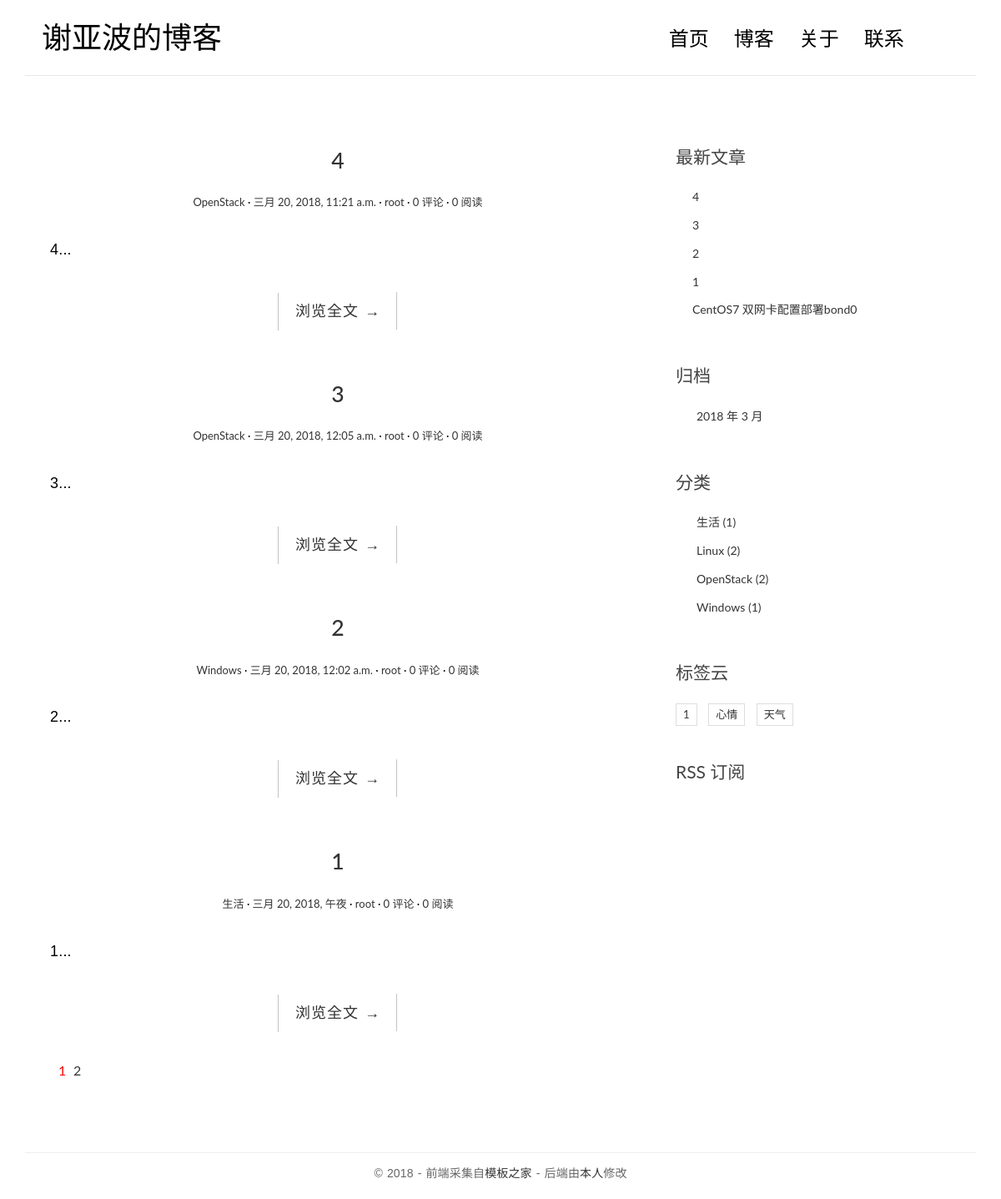
The app's page /, older data.
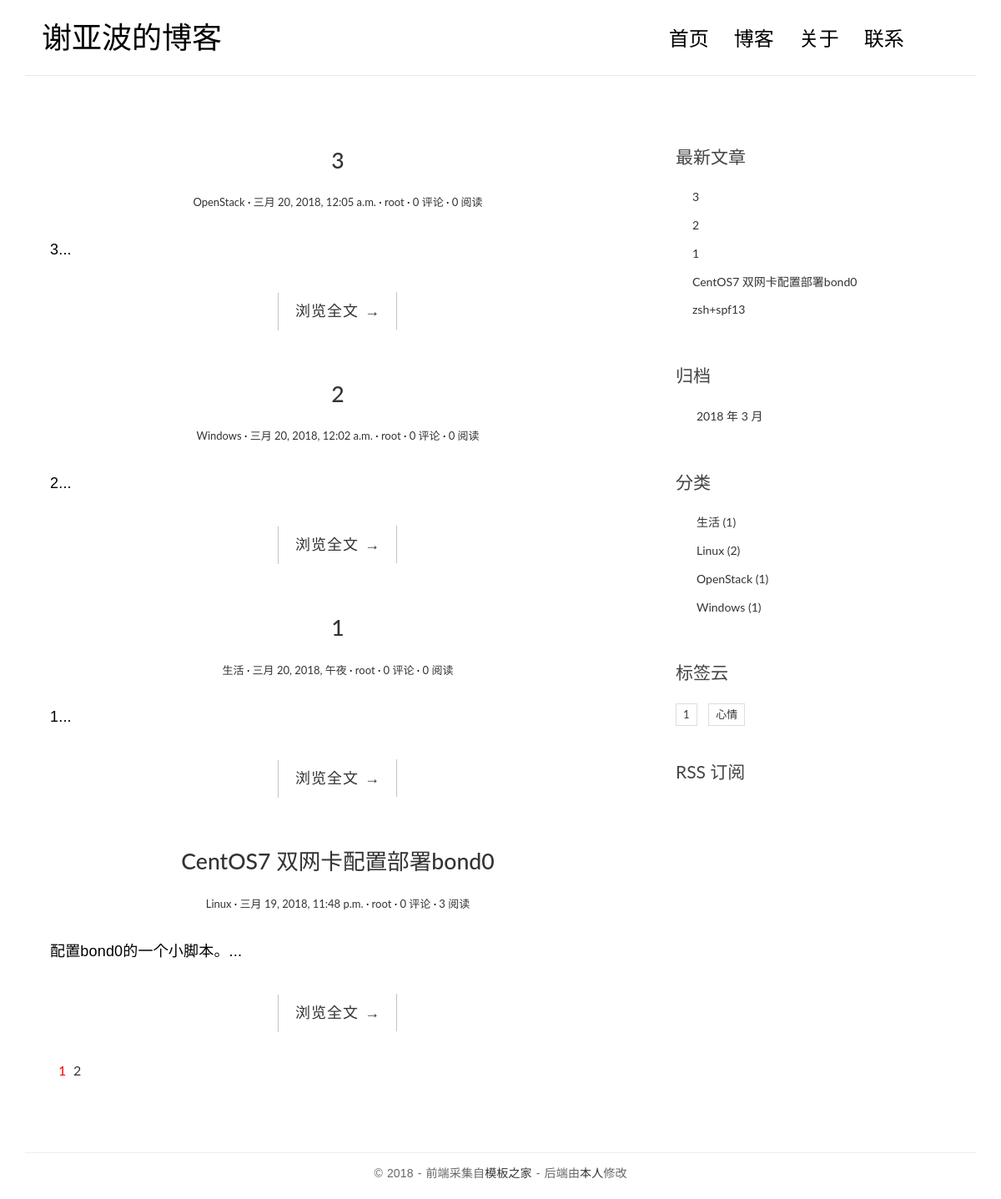
The same page, newer data.
### blog/models.py (models this page shows, shortened)
@python_2_unicode_compatible
class Post(models.Model):
    title = models.CharField(max_length=70)
    body = models.TextField()
    created_time = models.DateTimeField()
    modified_time = models.DateTimeField()
    excerpt = models.CharField(max_length=200, blank=True)
    views = models.PositiveIntegerField(default=0)
    category = models.ForeignKey(Category)
    tags = models.ManyToManyField(Tag, blank=True)
    author = models.ForeignKey(User)
    def get_absolute_url(self):
        return reverse('blog:detail', kwargs={'pk': self.pk})
    class Meta:
        ordering = ['-created_time']

@python_2_unicode_compatible
class Category(models.Model):
    name = models.CharField(max_length=100)

@python_2_unicode_compatible
class Tag(models.Model):
    name = models.CharField(max_length=100)

### blog/views.py (the view, shortened to what this page needs)
# urls.py: url(r'^$', views.IndexView.as_view(), name='index'),
class IndexView(ListView):
    model = Post
    template_name = 'blog/index.html'
    context_object_name = 'post_list'
    paginate_by = 4
    def get_context_data(self, **kwargs):
        context = super(IndexView, self).get_context_data(**kwargs)
        paginator = context.get('paginator')
        page = context.get('page_obj')
        is_paginated = context.get('is_paginated')
        pagination_data = self.pagination_data(paginator, page, is_paginated)
        context.update(pagination_data)
        return context
    def pagination_data(self, paginator, page, is_paginated):
        if not is_paginated:
            return {}
        left = []
        right = []
        left_has_more = False
        right_has_more = False
        first = False
        last = False
        page_number = page.number
        total_pages = paginator.num_pages
        page_range = paginator.page_range
        if page_number == 1:
            right = page_range[page_number:page_number + 2]
            if right[-1] < total_pages - 1:
                right_has_more = True
            if right[-1] < total_pages:
                last = True
        elif page_number == total_pages:
            left = page_range[(page_number - 3) if (page_number - 3) > 0 else 0:page_number - 1]
            if left[0] > 2:
                left_has_more = True
            if left[0] > 1:
                first = True
        data = {
            'left': left,
            'right': right,
            'left_has_more': left_has_more,
            'right_has_more': right_has_more,
            'first': first,
            'last': last,
        }
        return data

### blog/templatetags/blog_tags.py (called while the page is built)
@register.simple_tag
def get_recent_posts(num=5):
    return Post.objects.all()[:num]

@register.simple_tag
def archives():
    return Post.objects.dates('created_time', 'month', order='DESC')

@register.simple_tag
def get_categories():
    return Category.objects.annotate(num_posts=Count('post')).filter(num_posts__gt=0)

@register.simple_tag
def get_tags():
    return Tag.objects.annotate(num_posts=Count('post')).filter(num_posts__gt=0)

### templates/blog/index.html (shortened to what this page needs)
{% extends 'base.html' %}
{% block main %}
    {% for post in post_list %}
        <article class="post post-{{ post.pk }}">
            <header class="entry-header">
                <h1 class="entry-title">
                    <a href="{{ post.get_absolute_url }}">{{ post.title }}</a>
                </h1>
                <div class="entry-meta">
                    <span class="post-category">
                        <a href="{% url 'blog:category' post.category.pk %}">{{ post.category.name }}</a></span>
                    <span class="post-date"><a href="#"><time class="entry-date"
                                                              datetime="{{ post.created_time }}">{{ post.created_time }}</time></a></span>
                    <span class="post-author"><a href="#">{{ post.author }}</a></span>
                    <span class="comments-link">
                        <a href="{{ post.get_absolute_url }}#comment-area">{{ post.comment_set.count }} 评论</a></span>
                    <span class="views-count"><a href="{{ post.get_absolute_url }}">{{ post.views }} 阅读</a></span>
                </div>
            </header>
            <div class="entry-content clearfix">
                <p>{{ post.excerpt }}...</p>
                <div class="read-more cl-effect-14">
                    <a href="{{ post.get_absolute_url }}" class="more-link">浏览全文 <span class="meta-nav">→</span></a>
                </div>
            </div>
        </article>
    {% empty %}
        <div class="no-post">暂时还没有发布的文章！</div>
    {% endfor %}
    {% if is_paginated %}
        <div class="pagination">
            <ul>
                <li class="current"><a href="?page={{ page_obj.number }}">{{ page_obj.number }}</a></li>
                {% if right %}
                    {% for i in right %}
                        <li><a href="?page={{ i }}">{{ i }}</a></li>
                    {% endfor %}
                {% endif %}
            </ul>
        </div>
    {% endif %}
{% endblock main %}

### templates/base.html (shortened to what the changed rows need)
{% load staticfiles %}
{% load blog_tags %}
<!DOCTYPE html>
<html>
<head>
    <link rel="stylesheet" href="http://code.ionicframework.com/ionicons/2.0.1/css/ionicons.min.css">
    <link rel="stylesheet" href="{% static 'blog/css/bootstrap.min.css' %}">
    <link rel="stylesheet" href="{% static 'blog/css/pace.css' %}">
    <link rel="stylesheet" href="{% static 'blog/css/custom.css' %}">
    <link rel="stylesheet" href="{% static 'blog/css/highlights/github.css' %}">
</head>
<body>
<div class="container">
    <header id="site-header">
        <div class="row">
            <div class="col-md-4 col-sm-5 col-xs-8">
                <div class="logo">
                    <h1><a href="{% url 'blog:index' %}"><b>谢亚波的博客</b></a></h1>
                </div>
            </div>
        </div>
    </header>
</div>
<div class="content-body">
    <div class="container">
        <div class="row">
            <main class="col-md-8">
                {% block main %}
                {% endblock main %}
            </main>
            <aside class="col-md-4">
                <div class="widget widget-recent-posts">
                    {% get_recent_posts as recent_post_list %}
                    <ul>
                        {% for post in recent_post_list %}
                            <li>
                                <a href="{{ post.get_absolute_url }}">{{ post.title }}</a>
                            </li>
                        {% empty %}
                            暂无文章！
                        {% endfor %}
                    </ul>
                </div>
                <div class="widget widget-archives">
                    {% archives as date_list %}
                    <ul>
                        {% for date in date_list %}
                            <li>
                                <a href="{% url 'blog:archives' date.year date.month %}">{{ date.year }}
                                    年 {{ date.month }} 月</a>
                            </li>
                        {% empty %}
                            暂无归档！
                        {% endfor %}
                    </ul>
                </div>
                <div class="widget widget-category">
                    {% get_categories as category_list %}
                    <ul>
                        {% for category in category_list %}
                            <li>
                                <a href="{% url 'blog:category' category.pk %}">{{ category.name }} <span
                                        class="post-count">({{ category.num_posts }})</span></a>
                            </li>
                        {% empty %}
                            暂无分类！
                        {% endfor %}
                    </ul>
                </div>
                <div class="widget widget-tag-cloud">
                    {% get_tags as tag_list %}
                    <ul>
                        {% for tag in tag_list %}
                            <li>
                                <a href="{% url 'blog:tag' tag.pk %}">{{ tag.name }}</a>
                            </li>
                        {% empty %}
                            暂无标签！
                        {% endfor %}
                    </ul>
                </div>
            </aside>
        </div>
    </div>
</div>
</body>
</html>

Row changes from the older to the newer data that the page shows:
removed Post: title "4", category.name "OpenStack", created_time "三月 20, 2018, 11:21 a.m.", author "root", comment_set.count "0", views "0", excerpt "4"
no longer on this page (row unchanged): Tag: name "天气"
now on one of the page's lists (row unchanged): Post: title "CentOS7 双网卡配置部署bond0", category.name "Linux", created_time "三月 19, 2018, 11:48 p.m.", author "root", comment_set.count "0", views "3", excerpt "配置bond0的一个小脚本。"
now on this page (row unchanged): Post: title "zsh+spf13", shown under "最新文章"
computed for Category "OpenStack": num_posts "2" → "1"
